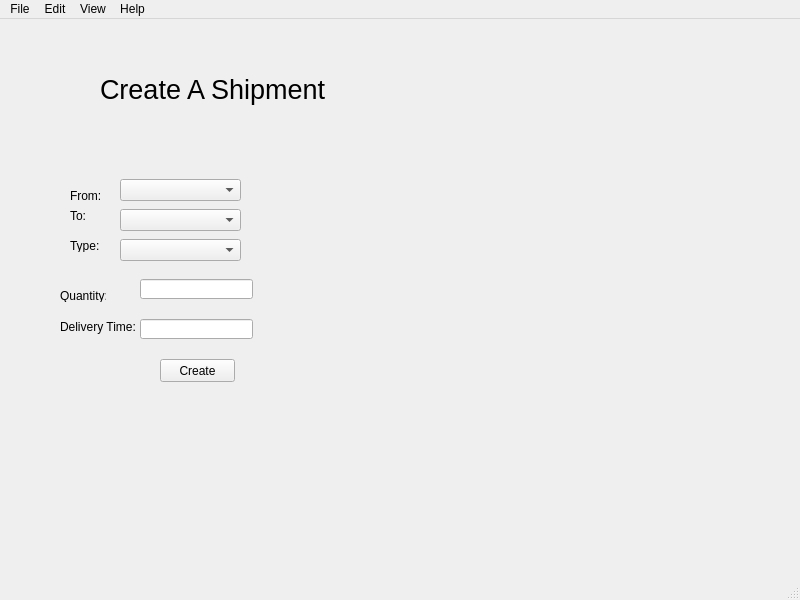
<?xml version="1.0" encoding="UTF-8"?>
<ui version="4.0">
 <class>CreateShipmentWindow</class>
 <widget class="QMainWindow" name="CreateShipmentWindow">
  <property name="geometry">
   <rect>
    <x>0</x>
    <y>0</y>
    <width>800</width>
    <height>600</height>
   </rect>
  </property>
  <property name="windowTitle">
   <string>MainWindow</string>
  </property>
  <widget class="QWidget" name="centralwidget">
   <widget class="QLabel" name="label">
    <property name="geometry">
     <rect>
      <x>100</x>
      <y>50</y>
      <width>251</width>
      <height>41</height>
     </rect>
    </property>
    <property name="font">
     <font>
      <pointsize>20</pointsize>
     </font>
    </property>
    <property name="text">
     <string>Create A Shipment</string>
    </property>
   </widget>
   <widget class="QLabel" name="label_2">
    <property name="geometry">
     <rect>
      <x>70</x>
      <y>170</y>
      <width>46</width>
      <height>13</height>
     </rect>
    </property>
    <property name="text">
     <string>From:</string>
    </property>
   </widget>
   <widget class="QLabel" name="label_3">
    <property name="geometry">
     <rect>
      <x>70</x>
      <y>190</y>
      <width>46</width>
      <height>13</height>
     </rect>
    </property>
    <property name="text">
     <string>To:</string>
    </property>
   </widget>
   <widget class="QLabel" name="label_4">
    <property name="geometry">
     <rect>
      <x>70</x>
      <y>220</y>
      <width>46</width>
      <height>13</height>
     </rect>
    </property>
    <property name="text">
     <string>Type:</string>
    </property>
   </widget>
   <widget class="QLabel" name="label_5">
    <property name="geometry">
     <rect>
      <x>60</x>
      <y>270</y>
      <width>46</width>
      <height>13</height>
     </rect>
    </property>
    <property name="text">
     <string>Quantity:</string>
    </property>
   </widget>
   <widget class="QLabel" name="label_6">
    <property name="geometry">
     <rect>
      <x>60</x>
      <y>300</y>
      <width>81</width>
      <height>16</height>
     </rect>
    </property>
    <property name="text">
     <string>Delivery Time:</string>
    </property>
   </widget>
   <widget class="QComboBox" name="comboBox">
    <property name="geometry">
     <rect>
      <x>120</x>
      <y>160</y>
      <width>121</width>
      <height>22</height>
     </rect>
    </property>
   </widget>
   <widget class="QComboBox" name="comboBox_2">
    <property name="geometry">
     <rect>
      <x>120</x>
      <y>190</y>
      <width>121</width>
      <height>22</height>
     </rect>
    </property>
   </widget>
   <widget class="QComboBox" name="comboBox_3">
    <property name="geometry">
     <rect>
      <x>120</x>
      <y>220</y>
      <width>121</width>
      <height>22</height>
     </rect>
    </property>
   </widget>
   <widget class="QLineEdit" name="lineEdit">
    <property name="geometry">
     <rect>
      <x>140</x>
      <y>260</y>
      <width>113</width>
      <height>20</height>
     </rect>
    </property>
   </widget>
   <widget class="QLineEdit" name="lineEdit_2">
    <property name="geometry">
     <rect>
      <x>140</x>
      <y>300</y>
      <width>113</width>
      <height>20</height>
     </rect>
    </property>
   </widget>
   <widget class="QPushButton" name="pushButton">
    <property name="geometry">
     <rect>
      <x>160</x>
      <y>340</y>
      <width>75</width>
      <height>23</height>
     </rect>
    </property>
    <property name="text">
     <string>Create</string>
    </property>
   </widget>
  </widget>
  <widget class="QMenuBar" name="menubar">
   <property name="geometry">
    <rect>
     <x>0</x>
     <y>0</y>
     <width>800</width>
     <height>21</height>
    </rect>
   </property>
   <widget class="QMenu" name="menuFile">
    <property name="title">
     <string>File</string>
    </property>
    <addaction name="actionClose"/>
   </widget>
   <widget class="QMenu" name="menuEdit">
    <property name="title">
     <string>Edit</string>
    </property>
   </widget>
   <widget class="QMenu" name="menuView">
    <property name="title">
     <string>View</string>
    </property>
    <addaction name="actionZoom_In"/>
    <addaction name="actionZoom_Out"/>
   </widget>
   <widget class="QMenu" name="menuHelp">
    <property name="title">
     <string>Help</string>
    </property>
   </widget>
   <addaction name="menuFile"/>
   <addaction name="menuEdit"/>
   <addaction name="menuView"/>
   <addaction name="menuHelp"/>
  </widget>
  <widget class="QStatusBar" name="statusbar"/>
  <action name="actionClose">
   <property name="text">
    <string>Close</string>
   </property>
  </action>
  <action name="actionZoom_In">
   <property name="text">
    <string>Zoom In</string>
   </property>
  </action>
  <action name="actionZoom_Out">
   <property name="text">
    <string>Zoom Out</string>
   </property>
  </action>
 </widget>
 <resources/>
 <connections/>
</ui>
